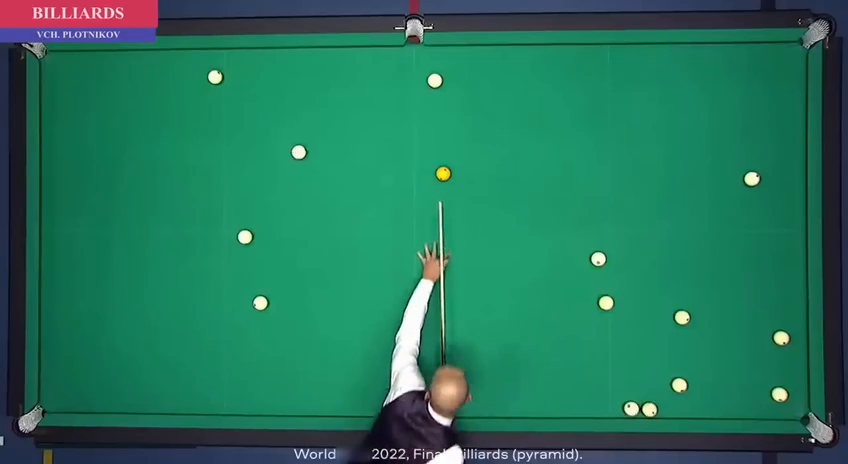
#> input picture frame 38 of 1.mp4, 848 x 464 px, given in place of the camera
$ python mian.py
#> lines starting #> are read from the running program, lines starting #| are printed output that depends on the picture; after the words box and inside, x2 and y2 are one past the last pixel; in counts of white or black regions, pixels touching at a corner belong together
import cv2
import numpy as np
import argparse

# Создание парсера аргументов командной строки
parser = argparse.ArgumentParser(description="Ball tracking using Kalman filter")
parser.add_argument(
    "--input", type=str, help="path to input video file or camera index", default=0
)
parser.add_argument("--z", type=str, help="height of table", default=50)
args = parser.parse_args()

# Загрузка видеофайла или камеры
cap = cv2.VideoCapture(args.input)

# Настройка цветового фильтра для обнаружения желтого шара
yellow_lower = (22, 93, 0)
yellow_upper = (50, 255, 255)

# Создание объекта фильтра Кальмана
dt = 1 / 30.0
kalman_filter = cv2.KalmanFilter(4, 2)
kalman_filter.measurementMatrix = np.array(
    [[1, 0, 0, 0], [0, 1, 0, 0]], dtype=np.float32
)
kalman_filter.transitionMatrix = np.array(
    [[1, 0, dt, 0], [0, 1, 0, dt], [0, 0, 1, 0], [0, 0, 0, 1]], dtype=np.float32
)
kalman_filter.processNoiseCov = (
    np.array(
        [[1e-3, 0, 0, 0], [0, 1e-3, 0, 0], [0, 0, 1e-3, 0], [0, 0, 0, 1e-3]],
        dtype=np.float32,
    )
    * 10
)

# Обработка каждого кадра
while True:
    ret, frame = cap.read()
#> frame is the input picture: shape (464, 848, 3); mean B, G, R 92, 118.5, 34.8

    # Проверка, что кадр был успешно получен
    if not ret:
        break

    # Применение цветового фильтра для обнаружения желтого шара
    hsv = cv2.cvtColor(frame, cv2.COLOR_BGR2HSV)
#> hsv: shape (464, 848, 3); mean H, S, V 86.9, 182, 123.8
    mask = cv2.inRange(hsv, yellow_lower, yellow_upper)
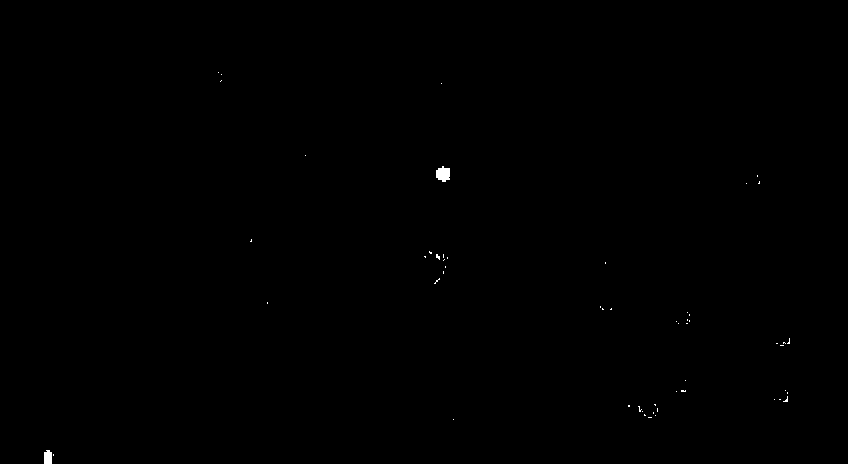
#> mask: shape (464, 848); 0.11% white; 55 white regions (53 under 20 px)

    # Нахождение контуров шара
    contours, _ = cv2.findContours(mask, cv2.RETR_TREE, cv2.CHAIN_APPROX_SIMPLE)
#> contours = 55 contours, 53 with area under 20; largest, box (x1, y1, x2, y2) and area: (436, 166, 450, 182) 145, (44, 450, 52, 464) 82

    # Обработка наибольшего контура
    if contours:
        biggest_contour = max(contours, key=cv2.contourArea)
#> biggest_contour = contour of 25 points, box (x1, y1, x2, y2) (436, 166, 450, 182), area 145
        x, y, w, h = cv2.boundingRect(biggest_contour)
#> x = 436; y = 166; w = 14; h = 16

        # Получение измерений (координаты центра)
        measurements = np.array([[np.float32(x + w / 2)], [np.float32(y + h / 2)]])
#> measurements = [443, 174]

        # Обновление фильтра Кальмана
        kalman_filter.correct(measurements)
        prediction = kalman_filter.predict()

        # Отображение ограничивающего прямоугольника
        predicted_x, predicted_y = prediction[0], prediction[1]
        print(f"X: {predicted_x[0]}, Y: {predicted_y[0]}, Z: {args.z}")
        cv2.rectangle(
            frame,
            (int(predicted_x - w / 2), int(predicted_y - h / 2)),
            (int(predicted_x + w / 2), int(predicted_y + h / 2)),
            (255, 0, 0),
            2,
        )
#> frame: shape (464, 848, 3); 0.01% of pixels changed, all inside (x1, y1, x2, y2) = (0, 0, 9, 10)

    # Отображение кадра
    cv2.imshow("frame", frame)

    # Прерывание цикла при нажатии клавиши 'q'
    if cv2.waitKey(1) & 0xFF == ord("q"):
#> (key q is pressed here)
        break

# Освобождение ресурсов и закрытие окна
cap.release()
cv2.destroyAllWindows()
